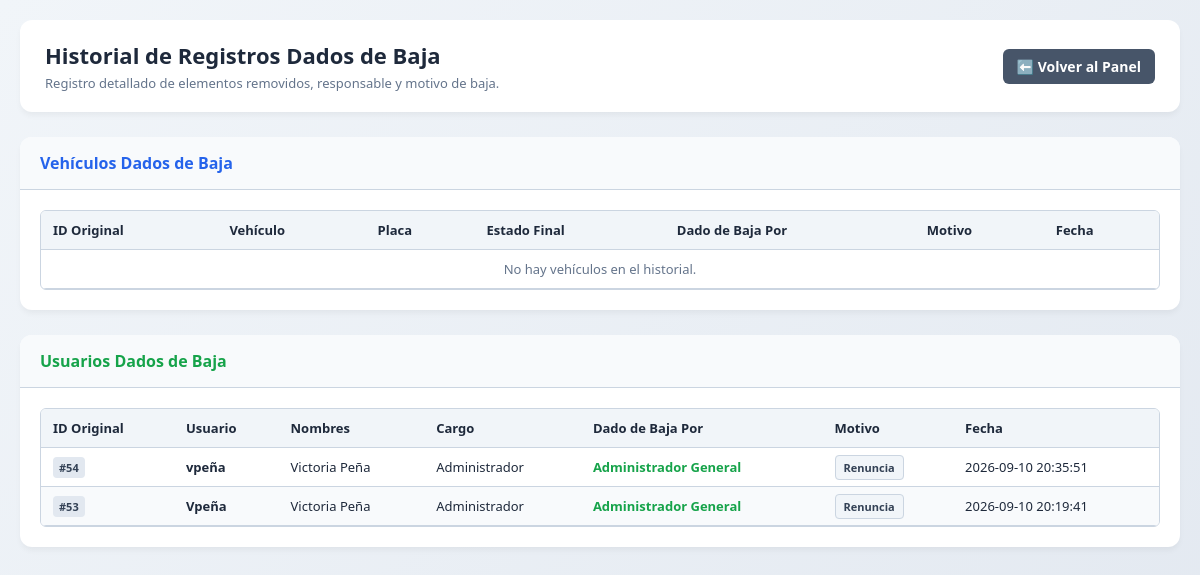
Page /mantenimiento/historicos.php (signed in) on the committed database.
### tables this page shows
CREATE TABLE `usuarios_historicos` (
  `id` int(5) NOT NULL,
  `id_usuario_original` int(5) NOT NULL,
  `nombres` varchar(100) DEFAULT NULL,
  `usuario` varchar(20) NOT NULL,
  `contraseña` varchar(20) NOT NULL,
  `cargo` varchar(50) NOT NULL,
  `eliminado_por` varchar(100) DEFAULT NULL,
  `comentario` varchar(255) DEFAULT NULL,
  `fecha_eliminacion` datetime NOT NULL DEFAULT CURRENT_TIMESTAMP
);

### mantenimiento/historicos.php (the view, shortened to what this page needs)
<?php
require_once 'conexion.php';
try {
    $historico_vehiculos = $conexion->query("SELECT * FROM vehiculos_historicos ORDER BY fecha_eliminacion DESC")->fetchAll(PDO::FETCH_ASSOC);
} catch (PDOException $e) {
    $historico_vehiculos = [];
}
try {
    $historico_usuarios = $conexion->query("SELECT * FROM usuarios_historicos ORDER BY fecha_eliminacion DESC")->fetchAll(PDO::FETCH_ASSOC);
} catch (PDOException $e) {
    $historico_usuarios = [];
}
?>
<!DOCTYPE html>
<html lang="es">
<head>
</head>
<body>
<div class="container">
    <div class="header-bar">
        <div>
            <h2>Historial de Registros Dados de Baja</h2>
            <p style="margin: 4px 0 0 0; font-size: 13px; color: var(--text-muted);">
                Registro detallado de elementos removidos, responsable y motivo de baja.
            </p>
        </div>
        <div>
            <a href="admin.php" class="btn btn-secondary">⬅️ Volver al Panel</a>
        </div>
    </div>
    <div class="card">
        <div class="card-header" style="color: var(--primary);">Vehículos Dados de Baja</div>
        <div class="card-body">
            <div class="table-responsive">
                <table>
                    <thead>
                        <tr>
                            <th>ID Original</th>
                            <th>Vehículo</th>
                            <th>Placa</th>
                            <th>Estado Final</th>
                            <th>Dado de Baja Por</th>
                            <th>Motivo</th>
                            <th>Fecha</th>
                        </tr>
                    </thead>
                    <tbody>
                        <?php if (empty($historico_vehiculos)): ?>
                            <tr><td colspan="7" style="text-align: center; color: var(--text-muted);">No hay vehículos en el historial.</td></tr>
                        <?php endif; ?>
                    </tbody>
                </table>
            </div>
        </div>
    </div>
    <div class="card">
        <div class="card-header" style="color: #16a34a;">Usuarios Dados de Baja</div>
        <div class="card-body">
            <div class="table-responsive">
                <table>
                    <thead>
                        <tr>
                            <th>ID Original</th>
                            <th>Usuario</th>
                            <th>Nombres</th>
                            <th>Cargo</th>
                            <th>Dado de Baja Por</th>
                            <th>Motivo</th>
                            <th>Fecha</th>
                        </tr>
                    </thead>
                    <tbody>
                        <?php if (empty($historico_usuarios)): ?>
                            <tr><td colspan="7" style="text-align: center; color: var(--text-muted);">No hay usuarios en el historial.</td></tr>
                        <?php else: ?>
                            <?php foreach ($historico_usuarios as $hu): ?>
                                <tr>
                                    <td><span class="badge-history">#<?php echo $hu['id_usuario_original']; ?></span></td>
                                    <td><strong><?php echo htmlspecialchars($hu['usuario']); ?></strong></td>
                                    <td><?php echo htmlspecialchars($hu['nombres']); ?></td>
                                    <td><?php echo htmlspecialchars($hu['cargo']); ?></td>
                                    <td><span style="color: #16a34a; font-weight: 600;"><?php echo htmlspecialchars($hu['eliminado_por'] ?? 'N/D'); ?></span></td>
                                    <td><span class="badge-motivo"><?php echo htmlspecialchars($hu['comentario'] ?? 'N/D'); ?></span></td>
                                    <td><?php echo $hu['fecha_eliminacion']; ?></td>
                                </tr>
                            <?php endforeach; ?>
                        <?php endif; ?>
                    </tbody>
                </table>
            </div>
        </div>
    </div>
</div>
</body>
</html>

### mantenimiento/historicos.php (style rules this page uses)
:root { --primary: #2563eb; --bg-gradient: linear-gradient(135deg, #f1f5f9 0%, #e2e8f0 100%); --card-bg: #ffffff; --text-main: #1e293b; --text-muted: #64748b; --border-color: #cbd5e1; --table-striped: #f8fafc; }
body { font-family: system-ui, -apple-system, BlinkMacSystemFont, "Segoe UI", Roboto, sans-serif; background: var(--bg-gradient); margin: 0; padding: 20px; color: var(--text-main); min-height: 100vh; }
.container { max-width: 1200px; margin: 0 auto; }
.header-bar { display: flex; justify-content: space-between; align-items: center; background: var(--card-bg); padding: 20px 25px; border-radius: 12px; box-shadow: 0 4px 6px -1px rgba(0, 0, 0, 0.05); margin-bottom: 25px; }
.header-bar h2 { margin: 0; font-size: 22px; color: var(--text-main); }
.btn { padding: 8px 14px; border-radius: 6px; font-size: 14px; font-weight: 600; cursor: pointer; border: none; text-decoration: none; display: inline-block; transition: background 0.2s ease; }
.btn-secondary { background: #475569; color: white; }
.card { background: var(--card-bg); border-radius: 12px; box-shadow: 0 4px 6px -1px rgba(0, 0, 0, 0.05); margin-bottom: 25px; overflow: hidden; }
.card-header { padding: 15px 20px; font-weight: 700; font-size: 16px; border-bottom: 1px solid var(--border-color); background: #f8fafc; }
.card-body { padding: 20px; }
.table-responsive { max-height: 400px; overflow-y: auto; border: 1px solid var(--border-color); border-radius: 6px; }
table { width: 100%; border-collapse: collapse; font-size: 13px; text-align: left; }
th, td { padding: 10px 12px; border-bottom: 1px solid var(--border-color); }
th { background: #f1f5f9; font-weight: 600; position: sticky; top: 0; z-index: 10; }
tr:nth-child(even) { background: var(--table-striped); }
.badge-history { background: #e2e8f0; color: #334155; padding: 3px 6px; border-radius: 4px; font-size: 11px; font-weight: 600; }
.badge-motivo { padding: 4px 8px; border-radius: 4px; font-size: 11px; font-weight: 600; background: #f1f5f9; color: #334155; border: 1px solid var(--border-color); }

### rows in the picture
usuarios_historicos: id_usuario_original "54", usuario "vpeña", nombres "Victoria Peña", cargo "Administrador", eliminado_por "Administrador General", comentario "Renuncia", fecha_eliminacion "2026-09-10 20:35:51"
usuarios_historicos: id_usuario_original "53", usuario "Vpeña", nombres "Victoria Peña", cargo "Administrador", eliminado_por "Administrador General", comentario "Renuncia", fecha_eliminacion "2026-09-10 20:19:41"
